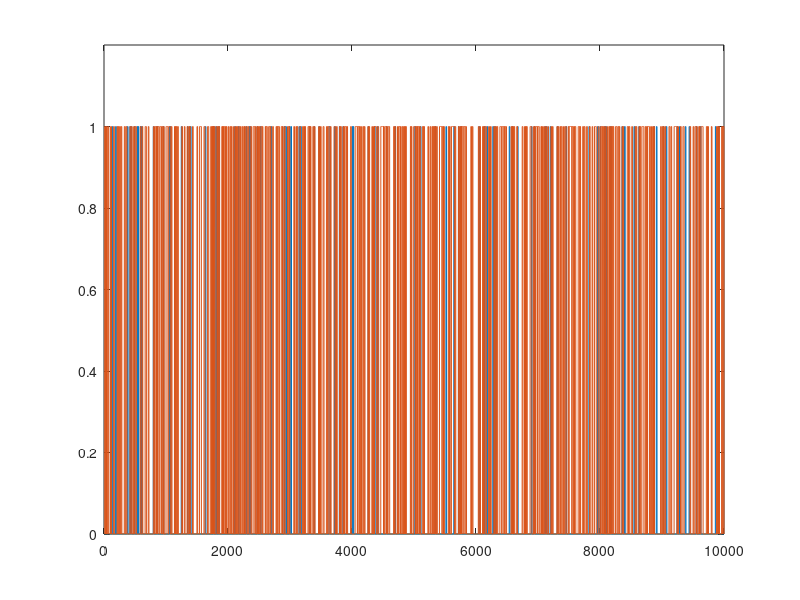

Reproduce this figure in MATLAB.
%%
%   COURSE: Master statistics and machine learning: intuition, math, code										
%      URL: udemy.com/course/statsml_x/?couponCode=202112 
% 
%  SECTION: Probability theory
%    VIDEO: Conditional probability
% 
%  TEACHER: Mike X Cohen, sincxpress.com
%

%%

% a clear MATLAB workspace is a clear mental workspace
close all; clear; clc

%% generate two long-spike time series

N = 10000;
spikeDur  = 10; % a.u. but must be an even number
spikeNumA = .01; % in proportion of total number of points
spikeNumB = .05; % in proportion of total number of points

% initialize to zeros
[spike_tsA,spike_tsB] = deal( zeros(N,1) );


%%% populate time series 1
spiketimesA = randi(N,round(N*spikeNumA),1);

% flesh out spikes (loop per spike)
for spikei=1:length(spiketimesA)
    
    % find boundaries
    bnd_pre = max(1,spiketimesA(spikei)-spikeDur/2);
    bnd_pst = min(N,spiketimesA(spikei)+spikeDur/2);
    
    % fill in with ones
    spike_tsA(bnd_pre:bnd_pst) = 1;
end


%%% repeat for time series 2
spiketimesB = randi(N,round(N*spikeNumB),1);
% spiketimesB(1:length(spiketimesA)) = spiketimesA; % induce strong conditional probability

% flesh out spikes (loop per spike)
for spikei=1:length(spiketimesB)
    
    % find boundaries
    bnd_pre = max(1,spiketimesB(spikei)-spikeDur/2);
    bnd_pst = min(N,spiketimesB(spikei)+spikeDur/2);
    
    % fill in with ones
    spike_tsB(bnd_pre:bnd_pst) = 1;
end


%% let's see what they look like

figure(1), clf
plot(1:N,spike_tsA, 1:N,spike_tsB)
set(gca,'ylim',[0 1.2])


%% compute their probabilities and intersection

% probabilities
probA = sum(spike_tsA==1) / N;
probB = mean(spike_tsB);

% joint probability
probAB = mean(spike_tsA+spike_tsB==2);

%% compute the conditional probabilities

% p(A|B)
pAgivenB = probAB/probB;

% p(B|A)
pBgivenA = probAB/probA;

% print a little report
disp('  ')
disp([ 'P(A)   = ' num2str(probA) ])
disp([ 'P(A|B) = ' num2str(pAgivenB) ])
disp([ 'P(B)   = ' num2str(probB) ])
disp([ 'P(B|A) = ' num2str(pBgivenA) ])

%% done.
